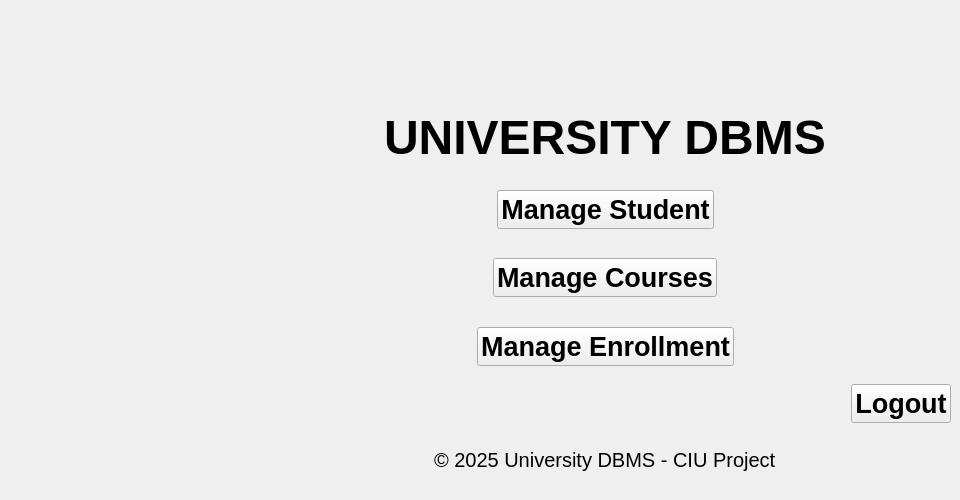
      <widget class="QWidget" name="pageMainMenu">
       <widget class="QWidget" name="layoutWidget">
        <property name="geometry">
         <rect>
          <x>260</x>
          <y>110</y>
          <width>691</width>
          <height>381</height>
         </rect>
        </property>
        <layout class="QVBoxLayout" name="verticalLayout_2">
         <item alignment="Qt::AlignmentFlag::AlignHCenter|Qt::AlignmentFlag::AlignTop">
          <widget class="QLabel" name="lblTitleMain">
           <property name="font">
            <font>
             <family>Helvetica Neue</family>
             <pointsize>36</pointsize>
             <bold>true</bold>
            </font>
           </property>
           <property name="text">
            <string>UNIVERSITY DBMS</string>
           </property>
          </widget>
         </item>
         <item alignment="Qt::AlignmentFlag::AlignHCenter|Qt::AlignmentFlag::AlignVCenter">
          <widget class="QPushButton" name="btnManageStudent">
           <property name="font">
            <font>
             <family>Arial</family>
             <pointsize>20</pointsize>
             <bold>true</bold>
            </font>
           </property>
           <property name="styleSheet">
            <string notr="true">btnManageStudent {
    background-color: #3A3A3A;
    color: white;
    border-radius: 10px;
    padding: 10px 20px;
    font-weight: bold;
    font-size: 18px;
}

btnManageStudent :hover {
    background-color: #505050;
}

btnManageStudent :pressed {
    background-color: #2D2D2D;
}</string>
           </property>
           <property name="text">
            <string>Manage Student</string>
           </property>
          </widget>
         </item>
         <item alignment="Qt::AlignmentFlag::AlignHCenter|Qt::AlignmentFlag::AlignVCenter">
          <widget class="QPushButton" name="btnManageCourses">
           <property name="font">
            <font>
             <family>Arial</family>
             <pointsize>20</pointsize>
             <bold>true</bold>
            </font>
           </property>
           <property name="styleSheet">
            <string notr="true">btnManageCourses {
    background-color: #3A3A3A;
    color: white;
    border-radius: 10px;
    padding: 10px 20px;
    font-weight: bold;
    font-size: 18px;
}

btnManageCourses:hover {
    background-color: #505050;
}

btnManageCourses:pressed {
    background-color: #2D2D2D;
}</string>
           </property>
           <property name="text">
            <string>Manage Courses</string>
           </property>
          </widget>
         </item>
         <item alignment="Qt::AlignmentFlag::AlignHCenter|Qt::AlignmentFlag::AlignVCenter">
          <widget class="QPushButton" name="btnManageEnrollment">
           <property name="font">
            <font>
             <family>Arial</family>
             <pointsize>20</pointsize>
             <bold>true</bold>
            </font>
           </property>
           <property name="styleSheet">
            <string notr="true">btnManageEnrollment {
    background-color: #3A3A3A;
    color: white;
    border-radius: 10px;
    padding: 10px 20px;
    font-weight: bold;
    font-size: 18px;
}

btnManageEnrollment :hover {
    background-color: #505050;
}

btnManageEnrollment :pressed {
    background-color: #2D2D2D;
}</string>
           </property>
           <property name="text">
            <string>Manage Enrollment</string>
           </property>
          </widget>
         </item>
         <item alignment="Qt::AlignmentFlag::AlignRight">
          <widget class="QPushButton" name="btnLogout">
           <property name="font">
            <font>
             <family>Arial</family>
             <pointsize>20</pointsize>
             <bold>true</bold>
            </font>
           </property>
           <property name="styleSheet">
            <string notr="true">btnLogout {
    background-color: #3A3A3A;
    color: white;
    border-radius: 10px;
    padding: 10px 20px;
    font-weight: bold;
    font-size: 18px;
}

btnLogout:hover {
    background-color: #505050;
}

btnLogout:pressed {
    background-color: #2D2D2D;
}</string>
           </property>
           <property name="text">
            <string>Logout</string>
           </property>
          </widget>
         </item>
         <item alignment="Qt::AlignmentFlag::AlignHCenter|Qt::AlignmentFlag::AlignVCenter">
          <widget class="QLabel" name="label">
           <property name="font">
            <font>
             <family>Arial</family>
             <pointsize>15</pointsize>
             <bold>false</bold>
            </font>
           </property>
           <property name="text">
            <string>© 2025 University DBMS - CIU Project</string>
           </property>
          </widget>
         </item>
        </layout>
       </widget>
      </widget>
